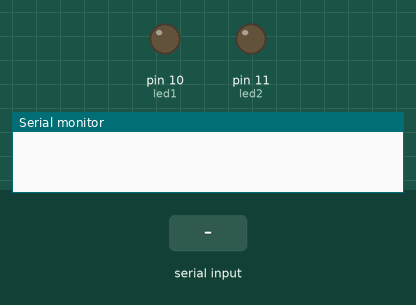
This sketch was run on a simulated Arduino Uno, built with avr-gcc and run on an emulated ATmega328P. Shown: output pins drawn as LEDs (lit = HIGH), the last lines printed to the serial monitor. The test bench sets the inputs (shaded band).

Above: at 1.2 s.
1.3 s: "a" received over the second serial link
At 1.7 s:
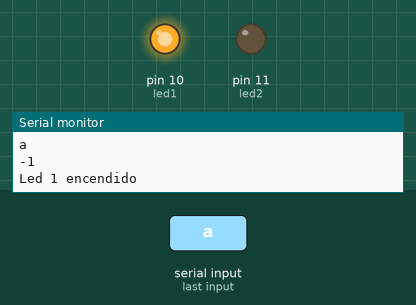
2.8 s: "b" received over the second serial link
At 4.0 s:
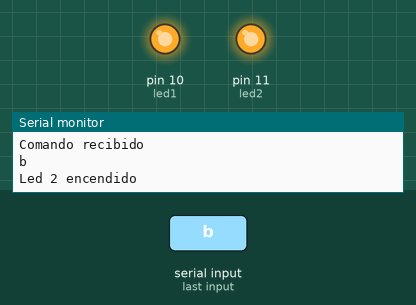
4.3 s: "a" received over the second serial link
At 5.2 s:
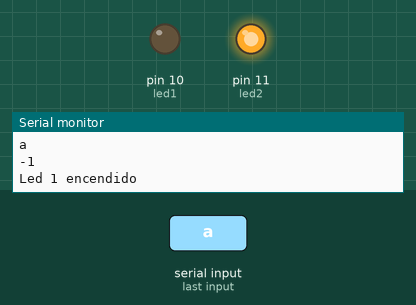
Timing chart, 0 to 7.3 s (numbered marks = the images above; inputs shaded):
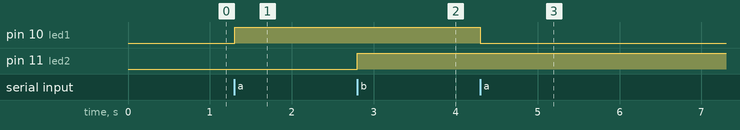

The sketch:

bt.ino
```cpp
//Para poder usar el bt con cualquier pin digital
#include <SoftwareSerial.h>

//leds
int led1 = 10;
int led2 = 11;
char dato;
//objeto
SoftwareSerial miBT(3,2);

void setup() {
  Serial.begin(9600);
  miBT.begin(9600);
  pinMode(led1,OUTPUT);
  pinMode(led2,OUTPUT);
}

void loop() {

 //si hay mensaje dentro del objeto
  if(miBT.available()){
     dato = miBT.read();
  //comunico al puerto serial que tenemos un mensaje
    Serial.println("Comando recibido");
    Serial.println(dato);

//comparo el comando que se recibio
    if(dato == 'a'){
      Serial.println(miBT.read());
      //escribo en el puerto digital
      digitalWrite(led1, !digitalRead(led1));
      Serial.println("Led 1 encendido");
   }

   if(dato == 'b'){
      digitalWrite(led2, !digitalRead(led2));
      Serial.println("Led 2 encendido");
    }
  }
}
```

Measured:
- after the input at 1.3 s, pin 10 (led1): LOW → HIGH at once
- after the input at 2.8 s, pin 11 (led2): LOW → HIGH at once
- after the input at 4.3 s, pin 10 (led1): HIGH → LOW at once
